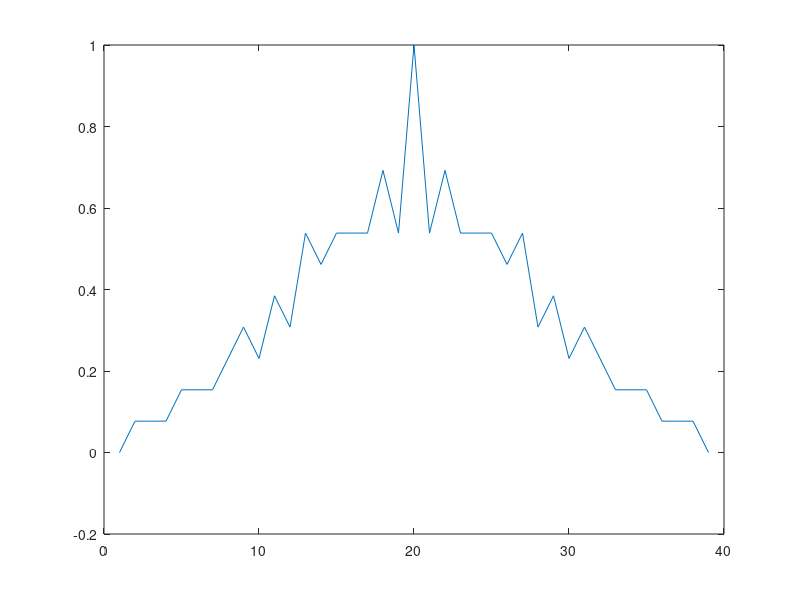

This chart was generated by the following MATLAB code:
x = [0, 1, 1, 0, 0];
y = [1, 0, 0, 1, 1];
%x = [0,1,1,0,1];
%y = [0,0,1,1,1];

% Массивы для хранения оригинальной и сдвинутой последовательностей
original = zeros(1, 20);
shifted = zeros(1, 20);

% Заполнение массива результатов операции XOR и сохранение оригинала
for i = 1:20
    original(i) = xor(x(5), y(5));
    shifted(i) = xor(x(5), y(5));

    sumx = xor(x(1), x(3));
    x = [sumx, x(1:4)];

    sumy = xor(y(2), y(4));
    y = [sumy, y(1:4)];
end

% Вывод заголовка таблицы
fprintf('Сдвиг |                    Биты                   | Автокорреляция\n');

corr = xcorr(original, 'coeff');
% Вывод строк таблицы

figure;
plot(corr);

for shift = 0:20
    fprintf('%5d | ', shift);

    % Вывод битов оригинала
    for i = 1:20
        fprintf('%d', shifted(i));
    end

    fprintf(' | ');

    % Используйте abs для избежания ошибки выхода за пределы массива
    autocorr_value = corr(abs(length(original) - shift) + 1);

    fprintf('%+1.3f\n', autocorr_value);

    % Сдвиг массива
    shifted = [shifted(end), shifted(1:end-1)];
end
